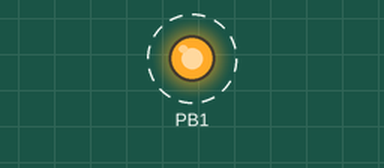
Recording of a program running on a simulated ATmega328P, built with avr-gcc and emulated at 20 MHz (the files do not name the chip). Shown: output pins drawn as LEDs (lit = HIGH). Dashed ring = blinking.

Above: at 0.1 s.
Timing chart, 0 to 3.0 s (numbered marks = the images above):
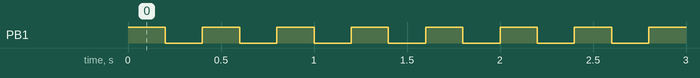

Measured:
- by itself, PB1: alternates HIGH for 0.20 s and LOW for 0.20 s

The program:

main.c
```c
#define F_CPU 20000000UL

#include <avr/io.h>
#include <avr/interrupt.h>
#include <util/delay.h>

/* Ìàñêà ñîîòâåòñòâóåò âòîðîìó ïèíó IO ïîðòà B */
#define LED 0b00000010;

/*
* Ïðîãðàììà: Blink
* Çàäà÷à: ìèãàíèå äèîäîì
*/
int main(void)
{
	/* Â ðåãèñòð íàïðàâëåíèÿ ïîìåùàåì ìàñêó, ñîîòâåòñâóþùóþ âòîðîìó ïèíó ïîðòà C.
	 * Òàêèì îáðàçîì êîíôèãóðèðóåì ýòîò ïèí íà âûâîä */
	DDRB = LED;

	while (1)
	{
		/* Â ðåãèñòðå äàííûõ ïîðòà C ÷åðåäóåì çíà÷åíèÿ 0 è 1 íà âòîðîì ïèíå */
		PORTB ^= LED;
		_delay_ms(200);
	}
}
```
